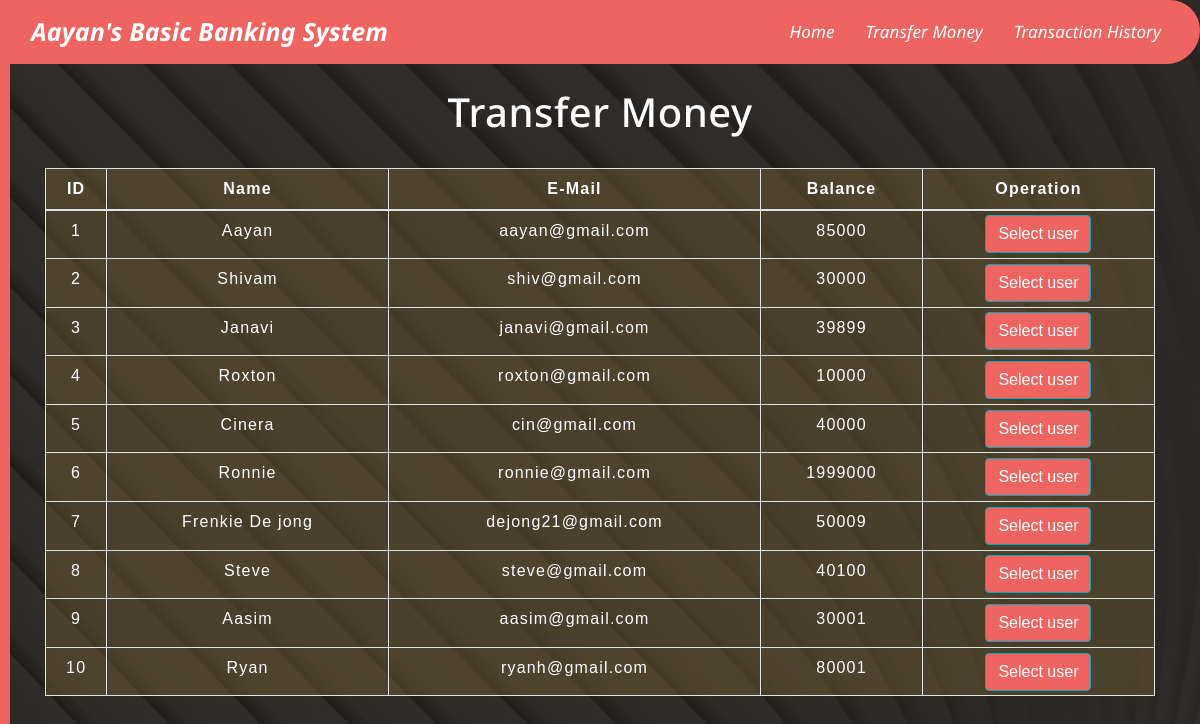
The app's page /transfermoney.php with its own data.
### tables this page shows
CREATE TABLE `users` (
  `id` int(3) NOT NULL,
  `name` text NOT NULL,
  `email` varchar(30) NOT NULL,
  `balance` int(8) NOT NULL
);

### transfermoney.php (the view, shortened to what this page needs)
<!DOCTYPE html>
<html lang="en">
<head>
    <link rel="stylesheet" href="https://maxcdn.bootstrapcdn.com/bootstrap/4.0.0/css/bootstrap.min.css">
    <link rel="stylesheet" type="text/css" href="css/table.css">
    <link rel="stylesheet" type="text/css" href="css/navbar.css">
</head>
<body>
<?php
    include 'config.php';
    $sql = "SELECT * FROM users";
    $result = mysqli_query($conn,$sql);
?>
<?php
  include 'navbar.php';
?>
<div class="container">
        <h2 style="color:white;"class="text-center pt-4">Transfer Money</h2>
        <br>
            <div class="row">
                <div class="col">
                    <div class="table-responsive-sm">
                    <table class="table table-hover table-sm table-striped table-condensed table-bordered" style="background-color:rgba(122, 106, 54, 0.4)">
                        <thead>
                            <tr>
                            <th style="color:white;"scope="col" class="text-center py-2">ID</th>
                            <th style="color:white;"scope="col" class="text-center py-2">Name</th>
                            <th style="color:white;"scope="col" class="text-center py-2">E-Mail</th>
                            <th style="color:white;"scope="col" class="text-center py-2">Balance</th>
                            <th style="color:white;"scope="col" class="text-center py-2">Operation</th>
                            </tr>
                        </thead>
                        <tbody>
                <?php
                    while($rows=mysqli_fetch_assoc($result)){
?>
                    <tr>
                       <td style="color:white;"class="py-2"><?php echo $rows['id'] ?></td>
                        <td style="color:white;"class="py-2"><?php echo $rows['name']?></td>
                        <td style="color:white;"class="py-2"><?php echo $rows['email']?></td>
                        <td style="color:white;"class="py-2"><?php echo $rows['balance']?></td>
                        <td><a href="selecteduserdetail.php?id= <?php echo $rows['id'] ;?>"> <button style="background-color:#ed6460;" type="button" class="btn btn-info">Select user</button></a></td>
                    </tr>
                <?php
                    }
                ?>
                        </tbody>
                    </table>
                    </div>
                </div>
            </div>
         </div>
</body>
</html>

### navbar.php (shortened to what this page needs)
<link rel="stylesheet" href="navbar.css">
      <nav class=" navbar navbar-expand-lg navbar-light">
      <a style="color:#333; font-size: 25px; font-style: Italic ; font-weight: 700; font-family: 'Noto Sans', sans-serif; 	letter-spacing: 0.1px; margin-left:15px; color:#FFFFFF" class="navbar-brand" href="index.php">Aayan's Basic Banking System</a>
      <div class="collapse navbar-collapse" id="collapsibleNavbar">
            <ul class="navbar-nav ml-auto">
              <li class="nav-item">
              <a style="color: #000000; font-size: 17px; font-weight: 400; font-family: 'Noto Sans', sans-serif; letter-spacing: 0.1px; color:#FFFFFF" class="nav-link" href="index.php">Home</a>
              </li>
              <li class="nav-item">
              <a style="color: #000000; font-size: 17px; font-weight: 400; font-family: 'Noto Sans', sans-serif; letter-spacing: 0.1px; color:#FFFFFF" class="nav-link" href="transfermoney.php">Transfer Money</a>
              </li>
              <li class="nav-item">
                <a style="color: #000000; font-size: 17px; font-weight: 400; font-family: 'Noto Sans', sans-serif; letter-spacing: 0.1px; color:#FFFFFF" class="nav-link" href="transactionhistory.php">Transaction History</a>
              </li>
          </div>
       </nav>

### css/table.css (style rules this page uses)
* { padding: 0; margin: 0; box-sizing: border-box; font-family: sans-serif; }
h2 { font-size: 40px; }
table { letter-spacing: 1.2px; }
td { text-align: center; }
button { border:none; background-color: #7b2eff; transition: 1s; }

### css/navbar.css (style rules this page uses)
.nav-link { margin-right: 15px; color:#2F363F; letter-spacing: 0.5px; transition: 0.5s; }
.navbar-brand { color: #4C4B4B; letter-spacing: 0.1px; color:#e6e6e6 }
h2 { color: #4C4B4B; letter-spacing: 0.5px; font-family: 'Noto Sans', sans-serif; }
.nav-item { font-size: 25px; font-style: Italic ; font-weight: 700; font-family: 'Noto Sans', sans-serif; letter-spacing: 0.1px; }
.navbar { border-bottom-right-radius:45px; border-top-right-radius: 40px; border-width:4px; border-color:#ed6460; border-width: 10px; background-color:#ed6460; }

### transfermoney.php (style rules this page uses)
button { transition: 1.5s; }
body { background-color:#333; background-image:url(images/bg.png) }

### records on screen
users: id "1", name "Aayan", email "aayan@gmail.com", balance "85000"
users: id "2", name "Shivam", email "shiv@gmail.com", balance "30000"
users: id "3", name "Janavi", email "janavi@gmail.com", balance "39899"
users: id "4", name "Roxton", email "roxton@gmail.com", balance "10000"
users: id "5", name "Cinera", email "cin@gmail.com", balance "40000"
users: id "6", name "Ronnie", email "ronnie@gmail.com", balance "1999000"
users: id "7", name "Frenkie De jong", email "dejong21@gmail.com", balance "50009"
users: id "8", name "Steve", email "steve@gmail.com", balance "40100"
users: id "9", name "Aasim", email "aasim@gmail.com", balance "30001"
users: id "10", name "Ryan", email "ryanh@gmail.com", balance "80001"
